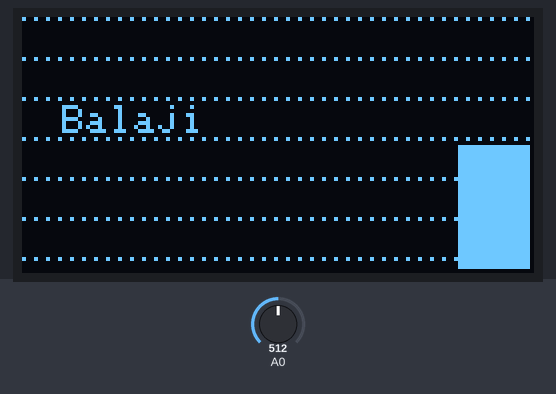
This sketch was run on a simulated Arduino Uno, built with avr-gcc and run on an emulated ATmega328P. On the bench: 128×64 one-colour display. Inputs (shaded band) come from the test bench; at power-on: A0 = 512.

Above: at 1.25 s.
1.3 s: A0 set to 716
At 1.44 s:
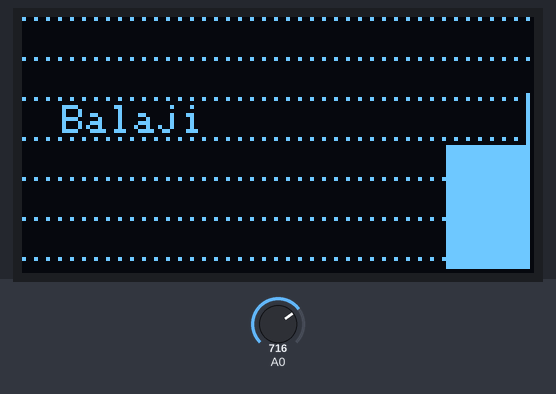
2.9 s: A0 set to 900
At 3.01 s:
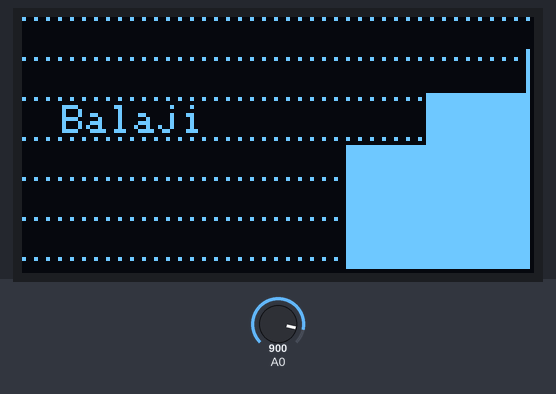
4.5 s: A0 set to 1023
At 4.64 s:
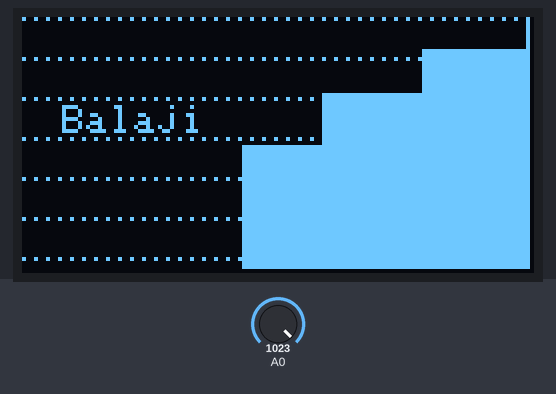

The sketch:

AnalogPlot.ino
```cpp
#include <SPI.h>
#include <Wire.h>
#include <Adafruit_GFX.h>
#include <Adafruit_SSD1306.h>


#define OLED_RESET 4
Adafruit_SSD1306 display(OLED_RESET);
#define retardo 60
#define escalaejey 10 //en pixels
int i=0,j=0,ii=0,iii=0,muevepantalla=0;
uint8_t arraydatos[129];
uint8_t arrayauxiliar[129];

void setup()   {
  display.begin(SSD1306_SWITCHCAPVCC, 0x3C); //initialize with the I2C addr 0x3C (128x64)
  display.clearDisplay();
  display.display();

  //comment below part to erase the text or put in your own
  display.setCursor(10,22);
  display.setTextSize(1);
  display.setTextColor(WHITE);
  display.println(F("Balaji"));
  ////////////////////////////////////////////////////

  pinMode(A0,INPUT);

  //initialice data array with all 0
  for(i=0;i<=129;i++)
  {arraydatos[i]=0;}
  for(i=0;i<=129;i++)
  {arrayauxiliar[i]=0;}
}


void loop() {
grid();//SET A FANCY GRID

//THIS FUNCTION DOES THE MAGIC
  for(iii=0;iii<=128;iii++)
  {

if(arraydatos[iii+1]<=arraydatos[iii])//IF OLD DATA IS GREATER THAN NEW DATA STORES 1 IN ARRAYAUXILIAR
{arrayauxiliar[iii]=1;}
if(arraydatos[iii]==0){arrayauxiliar[iii]=0;}//IF NOT MAKE SURE THAT 0 IS STORED IN ARRAYAUXILIAR
if(arraydatos[iii+1]==arraydatos[iii])
{arrayauxiliar[iii]=0;}
arraydatos[iii]=arraydatos[iii+1];//COPY THE DATA ONE POSITION TO THE LEFT
  }


arraydatos[127]=map(analogRead(A0),0,1023,0,63);//NEW DATA READ FROM ANALOG PIN STORED AT THE END OF THE ARRAY

plotdata();
  }


  void grid ()//EASY FUNCTION , DRAW A WHITE DOT MULTIPLE TIMES MAKING A GRID
{
for(ii=0;ii<=43;ii++)
{
for(i=0;i<=7;i++)
{
  display.drawPixel(ii*3,escalaejey*i,WHITE);
}

}
      display.display();
}


void plotdata()//THIS DOES SOME MAGIC TOO
{
  for(i=0;i<=126;i++)
{
  if(arrayauxiliar[i]==1){display.drawFastVLine(i,0,63-arraydatos[i],BLACK);}//IF NEW DATA VALUE IS SMALLER THAN OLD DATA VALUE WE NEED TO BUILD THE DATA SECTOR BY SWITCHINGOFF pixels which otherwise would remain ON.
  if(arrayauxiliar[i]==0){display.drawFastVLine(i,63-arraydatos[i],arraydatos[i],WHITE);} //IF NOT JUST SWITCH ON THE PIXELS CREATING A VerticalLine
}
   display.display();

}
```
